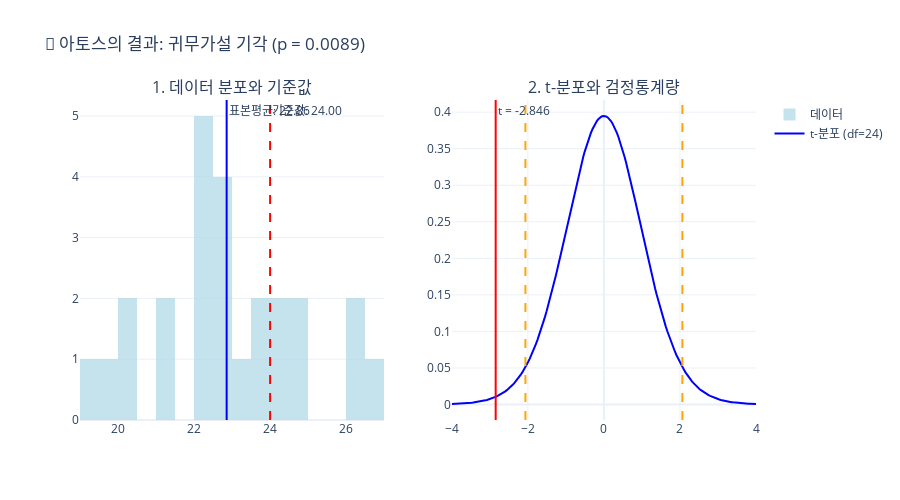

The cell this chart's notebook holds for it:
### Markdown cell above
## 🎯 1. 아토스 (One-sample t-test): 기준과의 대결

### 📋 아토스의 프로필
- **정체성**: 단일 표본 t-검정
- **사명**: 하나의 그룹이 알려진 기준값과 다른지 확인
- **무기**: 표본평균 vs 모집단 평균

### 🎪 언제 아토스를 부를까?

- 제품 품질 관리: "평균 무게가 규격에 맞나?"
- 학습 효과 측정: "우리 반 평균이 전국 평균과 다른가?"
- 의료 기준 검사: "환자의 수치가 정상 범위인가?"
- 성능 벤치마크: "우리 알고리즘이 기준 성능에 도달했나?"

### 🔢 아토스의 무술 (수학적 공식)

**가설 설정**:
- H₀: μ = μ₀ (표본 평균이 기준값과 같다)
- H₁: μ ≠ μ₀ (표본 평균이 기준값과 다르다)

**검정통계량**:
$$t = \frac{\bar{X} - \mu_0}{\frac{s}{\sqrt{n}}} \sim t_{n-1}$$

여기서:
- $\bar{X}$: 표본평균
- $\mu_0$: 비교하고자 하는 기준값
- $s$: 표본표준편차
- $n$: 표본크기

### Code cell
# 🎯 아토스의 모험: One-sample t-test 시뮬레이션 (계산 과정 포함)
  class OnesampleTTestHero:
      def __init__(self, name="아토스"):
          self.name = name
          self.mission = "단일 그룹을 기준값과 비교하기"

      def perform_test(self, data, mu0, alpha=0.05, alternative='two-sided', verbose=True):
          """One-sample t-test 수행"""

          if verbose:
              print("🔍 One-sample t-test 계산 과정 상세 분석")
              print("=" * 60)

          # 1단계: 기본 통계 계산
          n = len(data)
          sample_mean = np.mean(data)
          sample_std = np.std(data, ddof=1)

          if verbose:
              print(f"\n📊 1단계: 데이터 수집 및 기본 통계")
              print(f"   • 표본 크기 (n): {n}개")
              print(f"   • 표본 평균 (X̄): {sample_mean:.3f}")
              print(f"   • 표본 표준편차 (s): {sample_std:.3f}")
              print(f"   • 기준값 (μ₀): {mu0}")
              print(f"   • 표준오차 (SE): s/√n = {sample_std:.3f}/√{n} = {sample_std / np.sqrt(n):.3f}")

          # 2단계: 가설 설정
          if verbose:
              print(f"\n🎯 2단계: 가설 설정")
              if alternative == 'two-sided':
                  print(f"   • 귀무가설 (H₀): μ = {mu0}")
                  print(f"   • 대립가설 (H₁): μ ≠ {mu0}")
                  print(f"   • 검정 유형: 양측 검정")
              elif alternative == 'greater':
                  print(f"   • 귀무가설 (H₀): μ ≤ {mu0}")
                  print(f"   • 대립가설 (H₁): μ > {mu0}")
                  print(f"   • 검정 유형: 단측 검정 (큰 쪽)")
              else:
                  print(f"   • 귀무가설 (H₀): μ ≥ {mu0}")
                  print(f"   • 대립가설 (H₁): μ < {mu0}")
                  print(f"   • 검정 유형: 단측 검정 (작은 쪽)")
              print(f"   • 유의수준 (α): {alpha}")

          # 3단계: t-통계량 계산
          t_statistic = (sample_mean - mu0) / (sample_std / np.sqrt(n))

          if verbose:
              print(f"\n🔢 3단계: t-통계량 계산")
              print(f"   • 공식: t = (X̄ - μ₀) / (s/√n)")
              print(f"   • 계산: t = ({sample_mean:.3f} - {mu0}) / ({sample_std:.3f}/√{n})")
              print(f"   • 계산: t = {sample_mean - mu0:.3f} / {sample_std / np.sqrt(n):.3f}")
              print(f"   • t-통계량: {t_statistic:.3f}")

          # 4단계: 자유도 및 t-분포
          df = n - 1

          if verbose:
              print(f"\n📈 4단계: t-분포 설정")
              print(f"   • 자유도 (df): n - 1 = {n} - 1 = {df}")
              print(f"   • 분포: t₍{df}₎ 분포를 따름")

          # 5단계: 임계값 및 p-값 계산
          if alternative == 'two-sided':
              p_value = 2 * (1 - stats.t.cdf(abs(t_statistic), df))
              critical_t = stats.t.ppf(1 - alpha/2, df)
              reject_condition = abs(t_statistic) > critical_t
              if verbose:
                  print(f"   • 임계값: ±{critical_t:.3f} (양측)")
          elif alternative == 'greater':
              p_value = 1 - stats.t.cdf(t_statistic, df)
              critical_t = stats.t.ppf(1 - alpha, df)
              reject_condition = t_statistic > critical_t
              if verbose:
                  print(f"   • 임계값: {critical_t:.3f} (단측, 큰 쪽)")
          else:  # 'less'
              p_value = stats.t.cdf(t_statistic, df)
              critical_t = stats.t.ppf(alpha, df)
              reject_condition = t_statistic < critical_t
              if verbose:
                  print(f"   • 임계값: {critical_t:.3f} (단측, 작은 쪽)")

          # 6단계: 검정통계량 위치 분석
          if verbose:
              print(f"\n📍 5단계: 검정통계량의 위치")
              print(f"   • 계산된 t-통계량: {t_statistic:.3f}")
              if alternative == 'two-sided':
                  print(f"   • |t| = {abs(t_statistic):.3f}")
                  print(f"   • 임계값과 비교: {abs(t_statistic):.3f} {'>' if reject_condition else '≤'} {critical_t:.3f}")
              else:
                  print(f"   • 임계값과 비교: {t_statistic:.3f} {'>' if alternative == 'greater' else '<'} {critical_t:.3f}")

              if reject_condition:
                  print(f"   • 위치: 기각영역 내부 🚨")
              else:
                  print(f"   • 위치: 기각영역 외부 (채택영역) ✅")

          # 7단계: p-값 계산 및 해석
          if verbose:
              print(f"\n🎲 6단계: p-값 계산")
              if alternative == 'two-sided':
                  print(f"   • p-값 = 2 × P(T > |{t_statistic:.3f}| | H₀ 참)")
                  print(f"   • p-값 = 2 × {(1 - stats.t.cdf(abs(t_statistic), df)):.4f}")
              elif alternative == 'greater':
                  print(f"   • p-값 = P(T > {t_statistic:.3f} | H₀ 참)")
              else:
                  print(f"   • p-값 = P(T < {t_statistic:.3f} | H₀ 참)")
              print(f"   • p-값: {p_value:.4f}")
              print(f"   • 의미: H₀가 참일 때 이만큼 극단적인 결과가 나올 확률")

          # 신뢰구간 계산
          margin_error = stats.t.ppf(1 - alpha/2, df) * (sample_std / np.sqrt(n))
          ci_lower = sample_mean - margin_error
          ci_upper = sample_mean + margin_error

          # 효과크기 계산
          cohens_d = (sample_mean - mu0) / sample_std

          # 8단계: 통계적 결정
          if verbose:
              print(f"\n⚖️ 7단계: 통계적 결정")
              print(f"   • 판단 기준: p-값 ({p_value:.4f}) {'≤' if p_value <= alpha else '>'} α ({alpha})")
              if reject_condition:
                  print(f"   • 결정: 귀무가설 기각 🚨")
                  print(f"   • 결론: 통계적으로 유의한 차이가 있음")
              else:
                  print(f"   • 결정: 귀무가설 채택 ✅")
                  print(f"   • 결론: 통계적으로 유의한 차이를 발견하지 못함")

          # 9단계: 실용적 해석
          if verbose:
              print(f"\n💡 8단계: 실용적 해석")
              print(f"   • 95% 신뢰구간: [{ci_lower:.2f}, {ci_upper:.2f}]")
              print(f"   • Cohen's d: {cohens_d:.3f}")

              # 효과크기 해석
              abs_d = abs(cohens_d)
              if abs_d < 0.2:
                  effect_interpretation = "매우 작은 효과"
              elif abs_d < 0.5:
                  effect_interpretation = "작은 효과"
              elif abs_d < 0.8:
                  effect_interpretation = "중간 효과"
              else:
                  effect_interpretation = "큰 효과"

              print(f"   • 효과크기 해석: {effect_interpretation}")

              # 신뢰구간 해석
              if ci_lower <= mu0 <= ci_upper:
                  print(f"   • 신뢰구간 해석: 기준값 {mu0}이 구간에 포함됨 (H₀ 지지)")
              else:
                  print(f"   • 신뢰구간 해석: 기준값 {mu0}이 구간에 포함되지 않음 (H₀기각 지지)")

          return {
              'sample_size': n,
              'sample_mean': sample_mean,
              'sample_std': sample_std,
              'mu0': mu0,
              't_statistic': t_statistic,
              'df': df,
              'p_value': p_value,
              'critical_t': critical_t,
              'reject_null': reject_condition,
              'ci_lower': ci_lower,
              'ci_upper': ci_upper,
              'cohens_d': cohens_d,
              'alpha': alpha,
              'alternative': alternative
          }

      def visualize_test(self, result, data):
          """One-sample t-test 결과 시각화"""

          fig = make_subplots(
              rows=1, cols=2,
              subplot_titles=[
                  '1. 데이터 분포와 기준값',
                  '2. t-분포와 검정통계량'
              ],
              specs=[
                  [{'type': 'histogram'}, {'type': 'scatter'}]
              ]
          )

          # 1. 데이터 분포
          fig.add_trace(
              go.Histogram(
                  x=data,
                  nbinsx=20,
                  name='데이터',
                  marker_color='lightblue',
                  opacity=0.7
              ),
              row=1, col=1
          )

          # 표본평균 선
          fig.add_vline(
              x=result['sample_mean'],
              line_dash="solid",
              line_color="blue",
              annotation_text=f"표본평균: {result['sample_mean']:.2f}",
              row=1, col=1
          )

          # 기준값 선
          fig.add_vline(
              x=result['mu0'],
              line_dash="dash",
              line_color="red",
              annotation_text=f"기준값: {result['mu0']:.2f}",
              row=1, col=1
          )

          # 2. t-분포와 검정통계량
          t_range = np.linspace(-4, 4, 200)
          t_pdf = stats.t.pdf(t_range, result['df'])

          fig.add_trace(
              go.Scatter(
                  x=t_range,
                  y=t_pdf,
                  mode='lines',
                  name=f't-분포 (df={result["df"]})',
                  line=dict(color='blue', width=2)
              ),
              row=1, col=2
          )

          # 검정통계량 위치
          fig.add_vline(
              x=result['t_statistic'],
              line_dash="solid",
              line_color="red" if result['reject_null'] else "green",
              annotation_text=f"t = {result['t_statistic']:.3f}",
              row=1, col=2
          )

          # 임계값 표시
          if result['alternative'] == 'two-sided':
              for crit in [-result['critical_t'], result['critical_t']]:
                  fig.add_vline(
                      x=crit,
                      line_dash="dash",
                      line_color="orange",
                      row=1, col=2
                  )

          # 레이아웃 업데이트
          decision = "귀무가설 기각" if result['reject_null'] else "귀무가설 채택"
          fig.update_layout(
              title=f'🎯 {self.name}의 결과: {decision} (p = {result["p_value"]:.4f})',
              height=500
          )

          return fig

  # 아토스 인스턴스 생성
  athos = OnesampleTTestHero("아토스")

  # 예제 데이터: 스마트폰 배터리 수명 (시간)
  # 제조사 공칭 수명: 24시간
  np.random.seed(42)
  battery_life = np.random.normal(23.2, 2.1, 25)  # 실제로는 조금 짧음

  print("🔋 사례: 스마트폰 배터리 수명 검사")
  print(f"📊 공칭 배터리 수명: 24시간")
  print(f"🔬 검사한 배터리 수: {len(battery_life)}개")
  print(f"📈 측정된 평균 수명: {np.mean(battery_life):.2f}시간")
  print("")

  # 아토스의 검정 수행 (계산 과정 출력)
  athos_result = athos.perform_test(battery_life, mu0=24, alpha=0.05, verbose=True)

  # 결과 시각화
  fig_athos = athos.visualize_test(athos_result, battery_life)
  fig_athos.show()

  # 최종 요약
  print(f"\n🎯 {athos.name}의 최종 보고서:")
  if athos_result['reject_null']:
      print("🚨 결론: 배터리 수명이 공칭값보다 유의하게 다릅니다!")
      print("💡 해석: 실제 배터리 수명이 24시간과 다를 가능성이 높습니다.")
  else:
      print("✅ 결론: 배터리 수명이 공칭값과 유의한 차이가 없습니다.")
      print("💡 해석: 실제 배터리 수명이 24시간과 크게 다르지 않습니다.")

### Figure 1 — Plotly figure (JSON) as saved in the notebook; plotly's stock layout.template omitted (floating-point values rounded to 4 significant figures; data arrays with more than 128 entries replaced by an {"elided": "..."} marker saying what was removed)
{"data": [{"marker": {"color": "lightblue"}, "name": "데이터", "nbinsx": 20, "opacity": 0.7, "type": "histogram", "x": [24.24, 22.91, 24.56, 26.4, 22.71, 22.71, 26.52, 24.81, 22.21, 24.34, 22.23, 22.22, 23.71, 19.18, 19.58, 22.02, 21.07, 23.86, 21.29, 20.23, 26.28, 22.73, 23.34, 20.21, 22.06], "xaxis": "x", "yaxis": "y"}, {"line": {"color": "blue", "width": 2}, "mode": "lines", "name": "t-분포 (df=24)", "type": "scatter", "x": {"elided": "200 float values"}, "xaxis": "x2", "y": {"elided": "200 float values"}, "yaxis": "y2"}], "layout": {"annotations": [{"font": {"size": 16}, "showarrow": false, "text": "1. 데이터 분포와 기준값", "x": 0.225, "xanchor": "center", "xref": "paper", "y": 1, "yanchor": "bottom", "yref": "paper"}, {"font": {"size": 16}, "showarrow": false, "text": "2. t-분포와 검정통계량", "x": 0.775, "xanchor": "center", "xref": "paper", "y": 1, "yanchor": "bottom", "yref": "paper"}, {"showarrow": false, "text": "표본평균: 22.86", "x": 22.86, "xanchor": "left", "xref": "x", "y": 1, "yanchor": "top", "yref": "y domain"}, {"showarrow": false, "text": "기준값: 24.00", "x": 24, "xanchor": "left", "xref": "x", "y": 1, "yanchor": "top", "yref": "y domain"}, {"showarrow": false, "text": "t = -2.846", "x": -2.846, "xanchor": "left", "xref": "x2", "y": 1, "yanchor": "top", "yref": "y2 domain"}], "height": 500, "shapes": [{"line": {"color": "blue", "dash": "solid"}, "type": "line", "x0": 22.86, "x1": 22.86, "xref": "x", "y0": 0, "y1": 1, "yref": "y domain"}, {"line": {"color": "red", "dash": "dash"}, "type": "line", "x0": 24, "x1": 24, "xref": "x", "y0": 0, "y1": 1, "yref": "y domain"}, {"line": {"color": "red", "dash": "solid"}, "type": "line", "x0": -2.846, "x1": -2.846, "xref": "x2", "y0": 0, "y1": 1, "yref": "y2 domain"}, {"line": {"color": "orange", "dash": "dash"}, "type": "line", "x0": -2.064, "x1": -2.064, "xref": "x2", "y0": 0, "y1": 1, "yref": "y2 domain"}, {"line": {"color": "orange", "dash": "dash"}, "type": "line", "x0": 2.064, "x1": 2.064, "xref": "x2", "y0": 0, "y1": 1, "yref": "y2 domain"}], "title": {"text": "🎯 아토스의 결과: 귀무가설 기각 (p = 0.0089)"}, "xaxis": {"anchor": "y", "domain": [0, 0.45]}, "xaxis2": {"anchor": "y2", "domain": [0.55, 1]}, "yaxis": {"anchor": "x", "domain": [0, 1]}, "yaxis2": {"anchor": "x2", "domain": [0, 1]}}}
